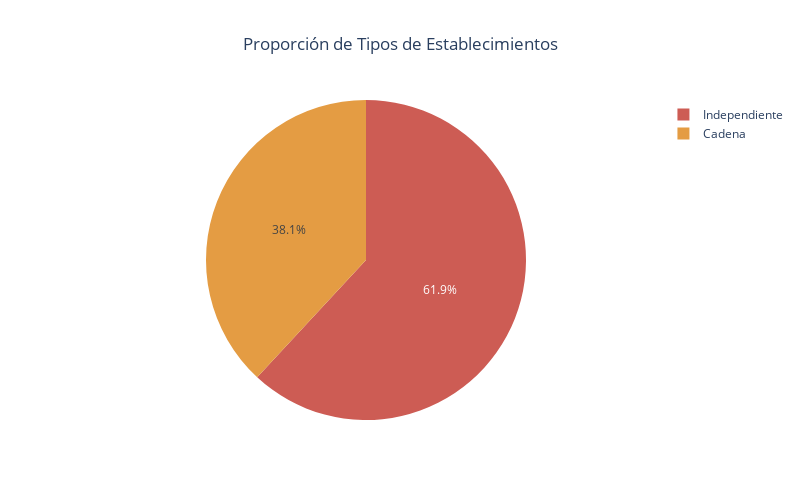

Write notebook code for a chart like this one.
### Code cell
# Graficar la cantidad de restaurantes por cadena
fig = px.pie(rest_chain,
             values='n_restaurants',
             names='chain',
             title='Proporción de Tipos de Establecimientos',
             width=800, height=500,
             color_discrete_sequence=['#CD5C54', '#E49C43']
)

fig.update_layout(title_x=0.5)
fig.show()

### Figure 1 — Plotly figure (JSON) as saved in the notebook; plotly's stock layout.template omitted (floating-point values rounded to 4 significant figures)
{"data": [{"domain": {"x": [0, 1], "y": [0, 1]}, "hovertemplate": "chain=%{label}<br>n_restaurants=%{value}<extra></extra>", "labels": ["Independiente", "Cadena"], "legendgroup": "", "name": "", "showlegend": true, "type": "pie", "values": [5962, 3669]}], "layout": {"height": 500, "legend": {"tracegroupgap": 0}, "piecolorway": ["#CD5C54", "#E49C43"], "title": {"text": "Proporción de Tipos de Establecimientos", "x": 0.5}, "width": 800}}
